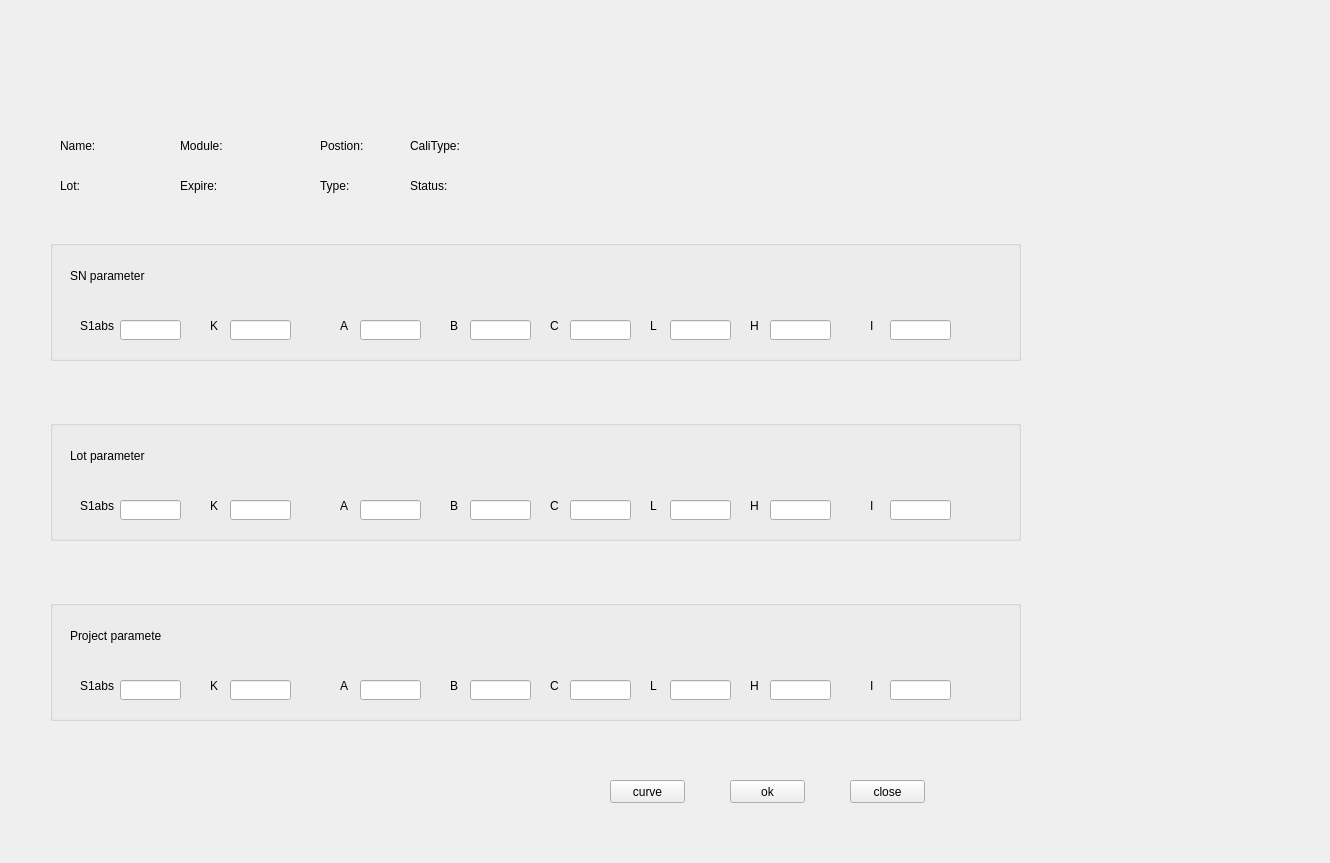
<?xml version="1.0" encoding="UTF-8"?>
<ui version="4.0">
 <class>CaliBrateDetailShow</class>
 <widget class="BaseDlg" name="CaliBrateDetailShow">
  <property name="geometry">
   <rect>
    <x>0</x>
    <y>0</y>
    <width>1330</width>
    <height>863</height>
   </rect>
  </property>
  <property name="windowTitle">
   <string>CaliBrateDetailShow</string>
  </property>
  <widget class="QLabel" name="label">
   <property name="geometry">
    <rect>
     <x>60</x>
     <y>130</y>
     <width>91</width>
     <height>31</height>
    </rect>
   </property>
   <property name="text">
    <string>Name:</string>
   </property>
  </widget>
  <widget class="QLabel" name="name">
   <property name="geometry">
    <rect>
     <x>100</x>
     <y>130</y>
     <width>71</width>
     <height>31</height>
    </rect>
   </property>
   <property name="text">
    <string/>
   </property>
  </widget>
  <widget class="QLabel" name="label_3">
   <property name="geometry">
    <rect>
     <x>180</x>
     <y>130</y>
     <width>91</width>
     <height>31</height>
    </rect>
   </property>
   <property name="text">
    <string>Module:</string>
   </property>
  </widget>
  <widget class="QLabel" name="module">
   <property name="geometry">
    <rect>
     <x>230</x>
     <y>130</y>
     <width>71</width>
     <height>31</height>
    </rect>
   </property>
   <property name="text">
    <string/>
   </property>
  </widget>
  <widget class="QLabel" name="typelable">
   <property name="geometry">
    <rect>
     <x>410</x>
     <y>130</y>
     <width>91</width>
     <height>31</height>
    </rect>
   </property>
   <property name="text">
    <string>CaliType:</string>
   </property>
  </widget>
  <widget class="QLabel" name="postion">
   <property name="geometry">
    <rect>
     <x>380</x>
     <y>130</y>
     <width>71</width>
     <height>31</height>
    </rect>
   </property>
   <property name="text">
    <string/>
   </property>
  </widget>
  <widget class="QLabel" name="label_7">
   <property name="geometry">
    <rect>
     <x>320</x>
     <y>130</y>
     <width>91</width>
     <height>31</height>
    </rect>
   </property>
   <property name="text">
    <string>Postion:</string>
   </property>
  </widget>
  <widget class="QLabel" name="caliType">
   <property name="geometry">
    <rect>
     <x>470</x>
     <y>130</y>
     <width>71</width>
     <height>31</height>
    </rect>
   </property>
   <property name="text">
    <string/>
   </property>
  </widget>
  <widget class="QLabel" name="label_9">
   <property name="geometry">
    <rect>
     <x>180</x>
     <y>170</y>
     <width>91</width>
     <height>31</height>
    </rect>
   </property>
   <property name="text">
    <string>Expire:</string>
   </property>
  </widget>
  <widget class="QLabel" name="label_10">
   <property name="geometry">
    <rect>
     <x>320</x>
     <y>170</y>
     <width>91</width>
     <height>31</height>
    </rect>
   </property>
   <property name="text">
    <string>Type:</string>
   </property>
  </widget>
  <widget class="QLabel" name="Lot">
   <property name="geometry">
    <rect>
     <x>90</x>
     <y>170</y>
     <width>71</width>
     <height>31</height>
    </rect>
   </property>
   <property name="text">
    <string/>
   </property>
  </widget>
  <widget class="QLabel" name="label_12">
   <property name="geometry">
    <rect>
     <x>60</x>
     <y>170</y>
     <width>91</width>
     <height>31</height>
    </rect>
   </property>
   <property name="text">
    <string>Lot:</string>
   </property>
  </widget>
  <widget class="QLabel" name="type">
   <property name="geometry">
    <rect>
     <x>360</x>
     <y>170</y>
     <width>71</width>
     <height>31</height>
    </rect>
   </property>
   <property name="text">
    <string/>
   </property>
  </widget>
  <widget class="QLabel" name="label_14">
   <property name="geometry">
    <rect>
     <x>410</x>
     <y>170</y>
     <width>91</width>
     <height>31</height>
    </rect>
   </property>
   <property name="text">
    <string>Status:</string>
   </property>
  </widget>
  <widget class="QLabel" name="expired">
   <property name="geometry">
    <rect>
     <x>220</x>
     <y>170</y>
     <width>71</width>
     <height>31</height>
    </rect>
   </property>
   <property name="text">
    <string/>
   </property>
  </widget>
  <widget class="QLabel" name="status">
   <property name="geometry">
    <rect>
     <x>460</x>
     <y>170</y>
     <width>71</width>
     <height>31</height>
    </rect>
   </property>
   <property name="text">
    <string/>
   </property>
  </widget>
  <widget class="QGroupBox" name="groupBox">
   <property name="geometry">
    <rect>
     <x>50</x>
     <y>240</y>
     <width>971</width>
     <height>121</height>
    </rect>
   </property>
   <property name="title">
    <string/>
   </property>
   <widget class="QLabel" name="label_17">
    <property name="geometry">
     <rect>
      <x>20</x>
      <y>20</y>
      <width>91</width>
      <height>31</height>
     </rect>
    </property>
    <property name="text">
     <string>SN parameter</string>
    </property>
   </widget>
   <widget class="QLabel" name="label_20">
    <property name="geometry">
     <rect>
      <x>160</x>
      <y>70</y>
      <width>71</width>
      <height>31</height>
     </rect>
    </property>
    <property name="text">
     <string>K</string>
    </property>
   </widget>
   <widget class="QLabel" name="label_21">
    <property name="geometry">
     <rect>
      <x>30</x>
      <y>70</y>
      <width>51</width>
      <height>31</height>
     </rect>
    </property>
    <property name="text">
     <string>S1abs</string>
    </property>
   </widget>
   <widget class="QLineEdit" name="s1abs">
    <property name="geometry">
     <rect>
      <x>70</x>
      <y>80</y>
      <width>61</width>
      <height>20</height>
     </rect>
    </property>
   </widget>
   <widget class="QLineEdit" name="K">
    <property name="geometry">
     <rect>
      <x>180</x>
      <y>80</y>
      <width>61</width>
      <height>20</height>
     </rect>
    </property>
   </widget>
   <widget class="QLineEdit" name="A">
    <property name="geometry">
     <rect>
      <x>310</x>
      <y>80</y>
      <width>61</width>
      <height>20</height>
     </rect>
    </property>
   </widget>
   <widget class="QLabel" name="label_22">
    <property name="geometry">
     <rect>
      <x>290</x>
      <y>70</y>
      <width>71</width>
      <height>31</height>
     </rect>
    </property>
    <property name="text">
     <string>A</string>
    </property>
   </widget>
   <widget class="QLineEdit" name="B">
    <property name="geometry">
     <rect>
      <x>420</x>
      <y>80</y>
      <width>61</width>
      <height>20</height>
     </rect>
    </property>
   </widget>
   <widget class="QLabel" name="label_23">
    <property name="geometry">
     <rect>
      <x>400</x>
      <y>70</y>
      <width>71</width>
      <height>31</height>
     </rect>
    </property>
    <property name="text">
     <string>B</string>
    </property>
   </widget>
   <widget class="QLineEdit" name="C">
    <property name="geometry">
     <rect>
      <x>520</x>
      <y>80</y>
      <width>61</width>
      <height>20</height>
     </rect>
    </property>
   </widget>
   <widget class="QLabel" name="label_24">
    <property name="geometry">
     <rect>
      <x>500</x>
      <y>70</y>
      <width>71</width>
      <height>31</height>
     </rect>
    </property>
    <property name="text">
     <string>C</string>
    </property>
   </widget>
   <widget class="QLineEdit" name="L">
    <property name="geometry">
     <rect>
      <x>620</x>
      <y>80</y>
      <width>61</width>
      <height>20</height>
     </rect>
    </property>
   </widget>
   <widget class="QLabel" name="label_25">
    <property name="geometry">
     <rect>
      <x>600</x>
      <y>70</y>
      <width>71</width>
      <height>31</height>
     </rect>
    </property>
    <property name="text">
     <string>L</string>
    </property>
   </widget>
   <widget class="QLineEdit" name="H">
    <property name="geometry">
     <rect>
      <x>720</x>
      <y>80</y>
      <width>61</width>
      <height>20</height>
     </rect>
    </property>
   </widget>
   <widget class="QLabel" name="label_26">
    <property name="geometry">
     <rect>
      <x>700</x>
      <y>70</y>
      <width>71</width>
      <height>31</height>
     </rect>
    </property>
    <property name="text">
     <string>H</string>
    </property>
   </widget>
   <widget class="QLineEdit" name="I">
    <property name="geometry">
     <rect>
      <x>840</x>
      <y>80</y>
      <width>61</width>
      <height>20</height>
     </rect>
    </property>
   </widget>
   <widget class="QLabel" name="label_27">
    <property name="geometry">
     <rect>
      <x>820</x>
      <y>70</y>
      <width>71</width>
      <height>31</height>
     </rect>
    </property>
    <property name="text">
     <string>I</string>
    </property>
   </widget>
  </widget>
  <widget class="QGroupBox" name="groupBox_2">
   <property name="geometry">
    <rect>
     <x>50</x>
     <y>420</y>
     <width>971</width>
     <height>121</height>
    </rect>
   </property>
   <property name="title">
    <string/>
   </property>
   <widget class="QLabel" name="label_18">
    <property name="geometry">
     <rect>
      <x>20</x>
      <y>20</y>
      <width>91</width>
      <height>31</height>
     </rect>
    </property>
    <property name="text">
     <string>Lot parameter</string>
    </property>
   </widget>
   <widget class="QLabel" name="label_28">
    <property name="geometry">
     <rect>
      <x>160</x>
      <y>70</y>
      <width>71</width>
      <height>31</height>
     </rect>
    </property>
    <property name="text">
     <string>K</string>
    </property>
   </widget>
   <widget class="QLabel" name="label_29">
    <property name="geometry">
     <rect>
      <x>30</x>
      <y>70</y>
      <width>51</width>
      <height>31</height>
     </rect>
    </property>
    <property name="text">
     <string>S1abs</string>
    </property>
   </widget>
   <widget class="QLineEdit" name="S1abs_2">
    <property name="geometry">
     <rect>
      <x>70</x>
      <y>80</y>
      <width>61</width>
      <height>20</height>
     </rect>
    </property>
   </widget>
   <widget class="QLineEdit" name="K_2">
    <property name="geometry">
     <rect>
      <x>180</x>
      <y>80</y>
      <width>61</width>
      <height>20</height>
     </rect>
    </property>
   </widget>
   <widget class="QLineEdit" name="A_2">
    <property name="geometry">
     <rect>
      <x>310</x>
      <y>80</y>
      <width>61</width>
      <height>20</height>
     </rect>
    </property>
   </widget>
   <widget class="QLabel" name="label_30">
    <property name="geometry">
     <rect>
      <x>290</x>
      <y>70</y>
      <width>71</width>
      <height>31</height>
     </rect>
    </property>
    <property name="text">
     <string>A</string>
    </property>
   </widget>
   <widget class="QLineEdit" name="B_2">
    <property name="geometry">
     <rect>
      <x>420</x>
      <y>80</y>
      <width>61</width>
      <height>20</height>
     </rect>
    </property>
   </widget>
   <widget class="QLabel" name="label_31">
    <property name="geometry">
     <rect>
      <x>400</x>
      <y>70</y>
      <width>71</width>
      <height>31</height>
     </rect>
    </property>
    <property name="text">
     <string>B</string>
    </property>
   </widget>
   <widget class="QLineEdit" name="C_2">
    <property name="geometry">
     <rect>
      <x>520</x>
      <y>80</y>
      <width>61</width>
      <height>20</height>
     </rect>
    </property>
   </widget>
   <widget class="QLabel" name="label_32">
    <property name="geometry">
     <rect>
      <x>500</x>
      <y>70</y>
      <width>71</width>
      <height>31</height>
     </rect>
    </property>
    <property name="text">
     <string>C</string>
    </property>
   </widget>
   <widget class="QLineEdit" name="L_2">
    <property name="geometry">
     <rect>
      <x>620</x>
      <y>80</y>
      <width>61</width>
      <height>20</height>
     </rect>
    </property>
   </widget>
   <widget class="QLabel" name="label_33">
    <property name="geometry">
     <rect>
      <x>600</x>
      <y>70</y>
      <width>71</width>
      <height>31</height>
     </rect>
    </property>
    <property name="text">
     <string>L</string>
    </property>
   </widget>
   <widget class="QLineEdit" name="H_2">
    <property name="geometry">
     <rect>
      <x>720</x>
      <y>80</y>
      <width>61</width>
      <height>20</height>
     </rect>
    </property>
   </widget>
   <widget class="QLabel" name="label_34">
    <property name="geometry">
     <rect>
      <x>700</x>
      <y>70</y>
      <width>71</width>
      <height>31</height>
     </rect>
    </property>
    <property name="text">
     <string>H</string>
    </property>
   </widget>
   <widget class="QLineEdit" name="I_2">
    <property name="geometry">
     <rect>
      <x>840</x>
      <y>80</y>
      <width>61</width>
      <height>20</height>
     </rect>
    </property>
   </widget>
   <widget class="QLabel" name="label_35">
    <property name="geometry">
     <rect>
      <x>820</x>
      <y>70</y>
      <width>71</width>
      <height>31</height>
     </rect>
    </property>
    <property name="text">
     <string>I</string>
    </property>
   </widget>
  </widget>
  <widget class="QGroupBox" name="groupBox_3">
   <property name="geometry">
    <rect>
     <x>50</x>
     <y>600</y>
     <width>971</width>
     <height>121</height>
    </rect>
   </property>
   <property name="title">
    <string/>
   </property>
   <widget class="QLabel" name="label_19">
    <property name="geometry">
     <rect>
      <x>20</x>
      <y>20</y>
      <width>91</width>
      <height>31</height>
     </rect>
    </property>
    <property name="text">
     <string>Project parameter</string>
    </property>
   </widget>
   <widget class="QLabel" name="label_36">
    <property name="geometry">
     <rect>
      <x>160</x>
      <y>70</y>
      <width>71</width>
      <height>31</height>
     </rect>
    </property>
    <property name="text">
     <string>K</string>
    </property>
   </widget>
   <widget class="QLabel" name="label_37">
    <property name="geometry">
     <rect>
      <x>30</x>
      <y>70</y>
      <width>51</width>
      <height>31</height>
     </rect>
    </property>
    <property name="text">
     <string>S1abs</string>
    </property>
   </widget>
   <widget class="QLineEdit" name="S1ABS_3">
    <property name="geometry">
     <rect>
      <x>70</x>
      <y>80</y>
      <width>61</width>
      <height>20</height>
     </rect>
    </property>
   </widget>
   <widget class="QLineEdit" name="K_3">
    <property name="geometry">
     <rect>
      <x>180</x>
      <y>80</y>
      <width>61</width>
      <height>20</height>
     </rect>
    </property>
   </widget>
   <widget class="QLineEdit" name="A_3">
    <property name="geometry">
     <rect>
      <x>310</x>
      <y>80</y>
      <width>61</width>
      <height>20</height>
     </rect>
    </property>
   </widget>
   <widget class="QLabel" name="label_38">
    <property name="geometry">
     <rect>
      <x>290</x>
      <y>70</y>
      <width>71</width>
      <height>31</height>
     </rect>
    </property>
    <property name="text">
     <string>A</string>
    </property>
   </widget>
   <widget class="QLineEdit" name="B_3">
    <property name="geometry">
     <rect>
      <x>420</x>
      <y>80</y>
      <width>61</width>
      <height>20</height>
     </rect>
    </property>
   </widget>
   <widget class="QLabel" name="label_39">
    <property name="geometry">
     <rect>
      <x>400</x>
      <y>70</y>
      <width>71</width>
      <height>31</height>
     </rect>
    </property>
    <property name="text">
     <string>B</string>
    </property>
   </widget>
   <widget class="QLineEdit" name="C_3">
    <property name="geometry">
     <rect>
      <x>520</x>
      <y>80</y>
      <width>61</width>
      <height>20</height>
     </rect>
    </property>
   </widget>
   <widget class="QLabel" name="label_40">
    <property name="geometry">
     <rect>
      <x>500</x>
      <y>70</y>
      <width>71</width>
      <height>31</height>
     </rect>
    </property>
    <property name="text">
     <string>C</string>
    </property>
   </widget>
   <widget class="QLineEdit" name="L_3">
    <property name="geometry">
     <rect>
      <x>620</x>
      <y>80</y>
      <width>61</width>
      <height>20</height>
     </rect>
    </property>
   </widget>
   <widget class="QLabel" name="label_41">
    <property name="geometry">
     <rect>
      <x>600</x>
      <y>70</y>
      <width>71</width>
      <height>31</height>
     </rect>
    </property>
    <property name="text">
     <string>L</string>
    </property>
   </widget>
   <widget class="QLineEdit" name="H_3">
    <property name="geometry">
     <rect>
      <x>720</x>
      <y>80</y>
      <width>61</width>
      <height>20</height>
     </rect>
    </property>
   </widget>
   <widget class="QLabel" name="label_42">
    <property name="geometry">
     <rect>
      <x>700</x>
      <y>70</y>
      <width>71</width>
      <height>31</height>
     </rect>
    </property>
    <property name="text">
     <string>H</string>
    </property>
   </widget>
   <widget class="QLineEdit" name="I_3">
    <property name="geometry">
     <rect>
      <x>840</x>
      <y>80</y>
      <width>61</width>
      <height>20</height>
     </rect>
    </property>
   </widget>
   <widget class="QLabel" name="label_43">
    <property name="geometry">
     <rect>
      <x>820</x>
      <y>70</y>
      <width>71</width>
      <height>31</height>
     </rect>
    </property>
    <property name="text">
     <string>I</string>
    </property>
   </widget>
  </widget>
  <widget class="QPushButton" name="Curve">
   <property name="geometry">
    <rect>
     <x>610</x>
     <y>780</y>
     <width>75</width>
     <height>23</height>
    </rect>
   </property>
   <property name="text">
    <string>curve</string>
   </property>
  </widget>
  <widget class="QPushButton" name="ok">
   <property name="geometry">
    <rect>
     <x>730</x>
     <y>780</y>
     <width>75</width>
     <height>23</height>
    </rect>
   </property>
   <property name="text">
    <string>ok</string>
   </property>
  </widget>
  <widget class="QPushButton" name="close">
   <property name="geometry">
    <rect>
     <x>850</x>
     <y>780</y>
     <width>75</width>
     <height>23</height>
    </rect>
   </property>
   <property name="text">
    <string>close</string>
   </property>
  </widget>
 </widget>
 <layoutdefault spacing="6" margin="11"/>
 <customwidgets>
  <customwidget>
   <class>BaseDlg</class>
   <extends>QWidget</extends>
   <header>shared/basedlg.h</header>
   <container>1</container>
  </customwidget>
 </customwidgets>
 <resources/>
 <connections/>
</ui>
